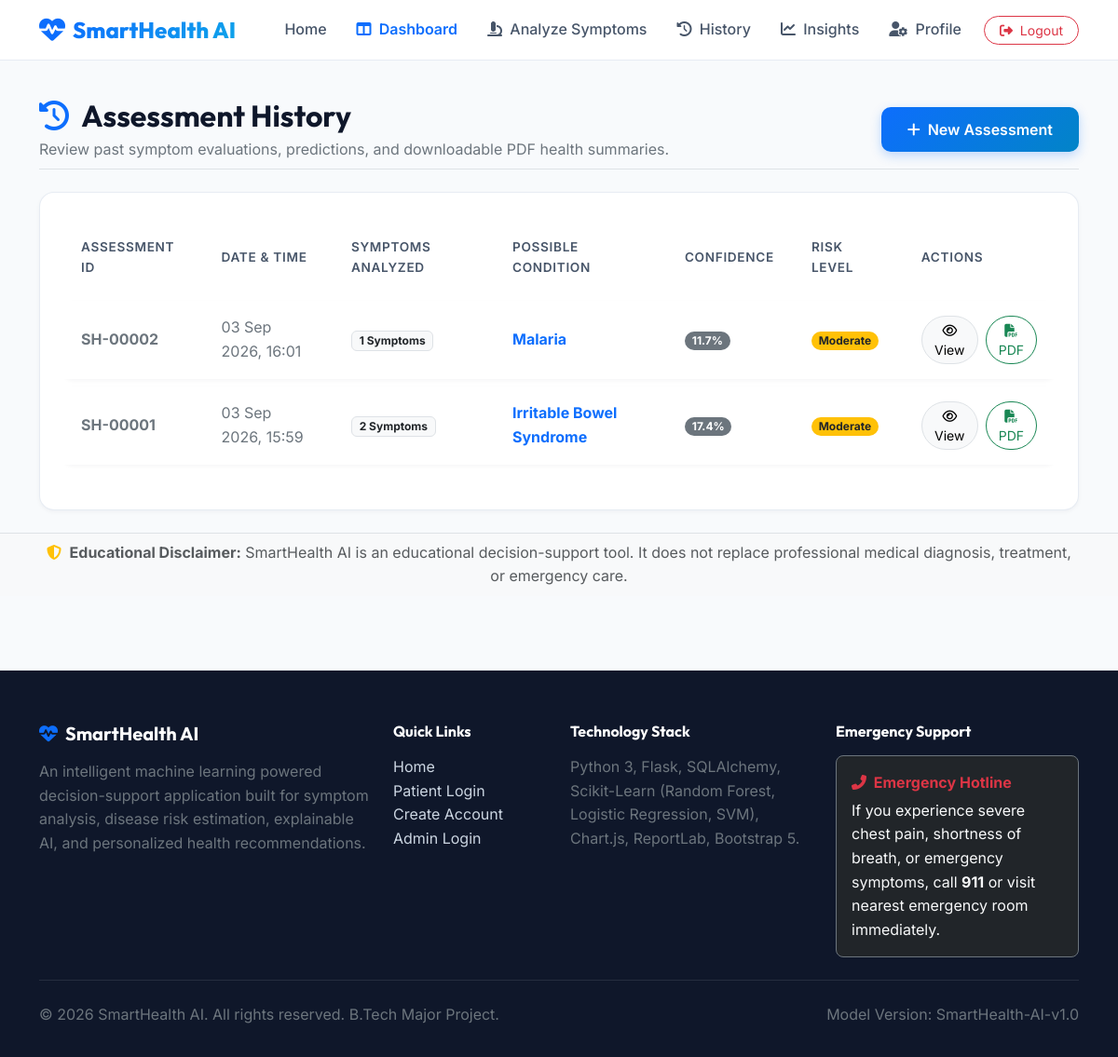
The page /patient/history (signed in) on the database its author committed.
### app/models/prediction.py (models this page shows)
class Prediction(db.Model):
    __tablename__ = 'predictions'
    id = db.Column(db.Integer, primary_key=True)
    user_id = db.Column(db.Integer, db.ForeignKey('users.id'), nullable=False)
    predicted_disease = db.Column(db.String(120), nullable=False)
    probability = db.Column(db.Float, nullable=False) # e.g. 86.5
    top_predictions_json = db.Column(db.Text, nullable=True) # JSON of top 3
    explainable_ai_json = db.Column(db.Text, nullable=True) # JSON of feature contributions
    model_version = db.Column(db.String(50), default='SmartHealth-AI-v1.0')
    severity_score = db.Column(db.String(50), default='Moderate')
    created_at = db.Column(db.DateTime, default=datetime.utcnow)
    selected_symptoms = db.relationship('PredictionSymptom', backref='prediction', lazy='joined', cascade='all, delete-orphan')

### app/routes/patient.py (the view)
@patient_bp.route('/history')
@login_required
def history():
    predictions = Prediction.query.filter_by(user_id=current_user.id).order_by(Prediction.created_at.desc()).all()
    return render_template('patient/history.html', predictions=predictions)

### app/models/user.py (called while the page is built)
    def is_admin(self):
        return self.role == 'admin'

### templates/patient/history.html (shortened to what this page needs)
{% extends "base.html" %}
{% block content %}
<div class="container py-4">
    <div class="d-flex flex-column flex-md-row justify-content-between align-items-md-center mb-4 pb-2 border-bottom">
        <div>
            <h2 class="fw-bold mb-1"><i class="fa-solid fa-clock-rotate-left text-primary me-2"></i> Assessment History</h2>
            <p class="text-secondary mb-0 fs-7">Review past symptom evaluations, predictions, and downloadable PDF health summaries.</p>
        </div>
        <div class="mt-2 mt-md-0">
            <a href="{{ url_for('patient.symptoms') }}" class="btn btn-primary-custom">
                <i class="fa-solid fa-plus me-1"></i> New Assessment
            </a>
        </div>
    </div>
    <div class="card-modern p-4">
        {% if predictions %}
            <div class="table-responsive">
                <table class="table table-custom align-middle">
                    <thead>
                        <tr>
                            <th>Assessment ID</th>
                            <th>Date & Time</th>
                            <th>Symptoms Analyzed</th>
                            <th>Possible Condition</th>
                            <th>Confidence</th>
                            <th>Risk Level</th>
                            <th>Actions</th>
                        </tr>
                    </thead>
                    <tbody>
                        {% for pred in predictions %}
                            <tr>
                                <td class="fw-bold text-secondary">SH-{{ "%05d"|format(pred.id) }}</td>
                                <td class="fs-7 text-secondary">{{ pred.created_at.strftime('%d %b %Y, %H:%M') }}</td>
                                <td>
                                    <span class="badge bg-light text-dark border">
                                        {{ pred.selected_symptoms|length }} Symptoms
                                    </span>
                                </td>
                                <td class="fw-bold text-primary">{{ pred.predicted_disease }}</td>
                                <td>
                                    <span class="badge {% if pred.probability >= 85 %}bg-success{% elif pred.probability >= 70 %}bg-primary{% else %}bg-secondary{% endif %} rounded-pill">
                                        {{ pred.probability }}%
                                    </span>
                                </td>
                                <td>
                                    <span class="badge {% if pred.severity_score == 'High' %}bg-danger{% else %}bg-warning text-dark{% endif %} rounded-pill fs-8">
                                        {{ pred.severity_score or 'Moderate' }}
                                    </span>
                                </td>
                                <td>
                                    <div class="d-flex gap-2">
                                        <a href="{{ url_for('patient.view_prediction', prediction_id=pred.id) }}" class="btn btn-sm btn-light border rounded-pill" title="View Details">
                                            <i class="fa-regular fa-eye"></i> View
                                        </a>
                                        <a href="{{ url_for('patient.download_pdf', prediction_id=pred.id) }}" class="btn btn-sm btn-outline-success rounded-pill" title="Download PDF Report">
                                            <i class="fa-solid fa-file-pdf"></i> PDF
                                        </a>
                                    </div>
                                </td>
                            </tr>
                        {% endfor %}
                    </tbody>
                </table>
            </div>
        {% endif %}
    </div>
</div>
{% endblock %}

### static/css/custom.css (style rules this page uses)
:root { --primary-color: #0d6efd; --primary-hover: #0b5ed7; --medical-teal: #0ea5e9; --accent-emerald: #10b981; --warning-amber: #f59e0b; --danger-rose: #ef4444; --dark-navy: #0f172a; --slate-gray: #475569; --light-bg: #f8fafc; --card-bg: #ffffff; --glass-bg: rgba(255, 255, 255, 0.85); --glass-border: rgba(226, 232, 240, 0.8); --shadow-sm: 0 2px 4px rgba(15, 23, 42, 0.04); --shadow-md: 0 10px 25px -5px rgba(15, 23, 42, 0.08); --shadow-lg: 0 20px 35px -10px rgba(15, 23, 42, 0.12); --radius-lg: 16px; --radius-md: 12px; }
body { font-family: 'Inter', system-ui, -apple-system, sans-serif; background-color: var(--light-bg); color: var(--dark-navy); line-height: 1.6; overflow-x: hidden; }
h1, h2, h3, h4, h5, h6, .navbar-brand { font-family: 'Outfit', sans-serif; font-weight: 700; }
.card-modern { background: var(--card-bg); border: 1px solid var(--glass-border); border-radius: var(--radius-lg); box-shadow: var(--shadow-sm); transition: transform 0.25s ease, box-shadow 0.25s ease; }
.btn-primary-custom { background: linear-gradient(135deg, #0d6efd 0%, #0284c7 100%); border: none; color: #ffffff; font-weight: 600; border-radius: 10px; padding: 0.75rem 1.75rem; transition: all 0.25s ease; box-shadow: 0 4px 12px rgba(13, 110, 253, 0.25); }
.table-custom { border-collapse: separate; border-spacing: 0 8px; }
.table-custom tbody tr { background: #ffffff; border-radius: var(--radius-md); box-shadow: var(--shadow-sm); transition: transform 0.15s ease; }
.table-custom td, .table-custom th { padding: 1rem 1.25rem; border: none; vertical-align: middle; }
.table-custom th { color: var(--slate-gray); font-weight: 600; font-size: 0.85rem; text-transform: uppercase; letter-spacing: 0.05em; }

### rows shown on the page
Prediction: id "00002", created_at "03 Sep 2026, 16:01", selected_symptoms|length "1", predicted_disease "Malaria", probability "11.7", severity_score "Moderate"
Prediction: id "00001", created_at "03 Sep 2026, 15:59", selected_symptoms|length "2", predicted_disease "Irritable Bowel Syndrome", probability "17.4", severity_score "Moderate"
